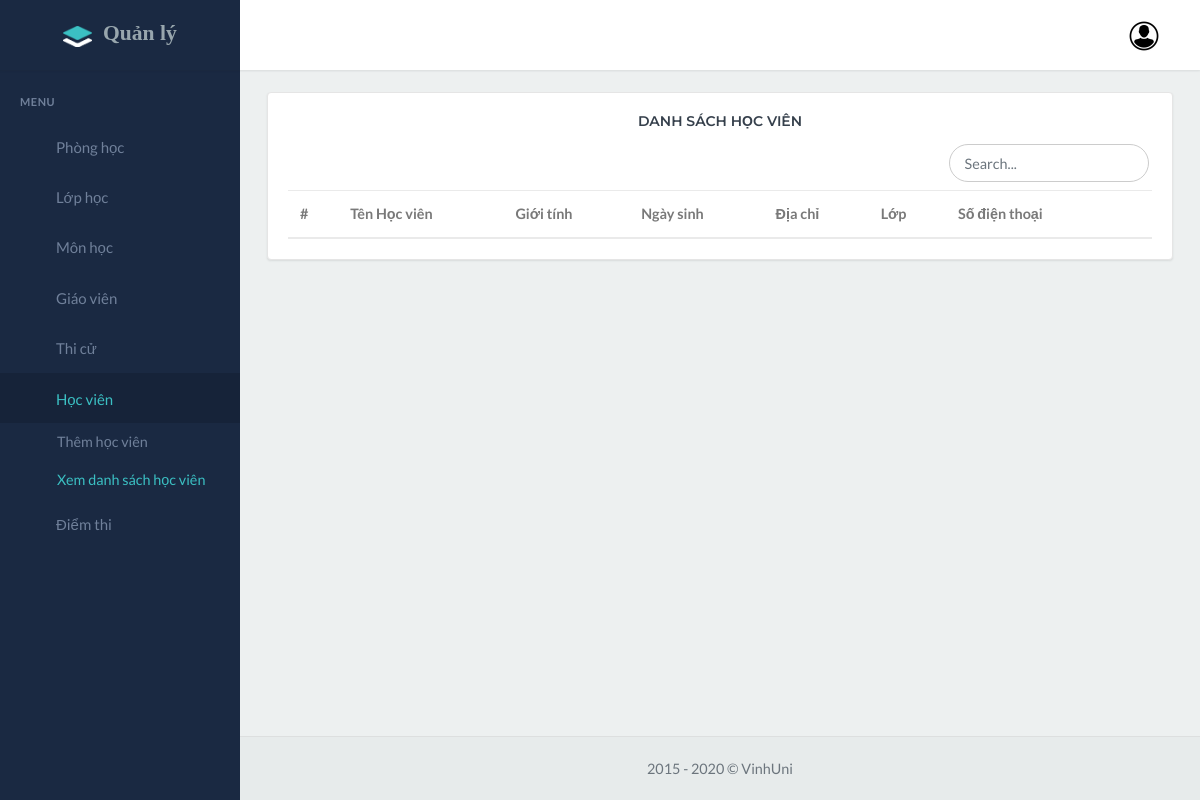
Before: /view_student.php (signed in) with the older database file.
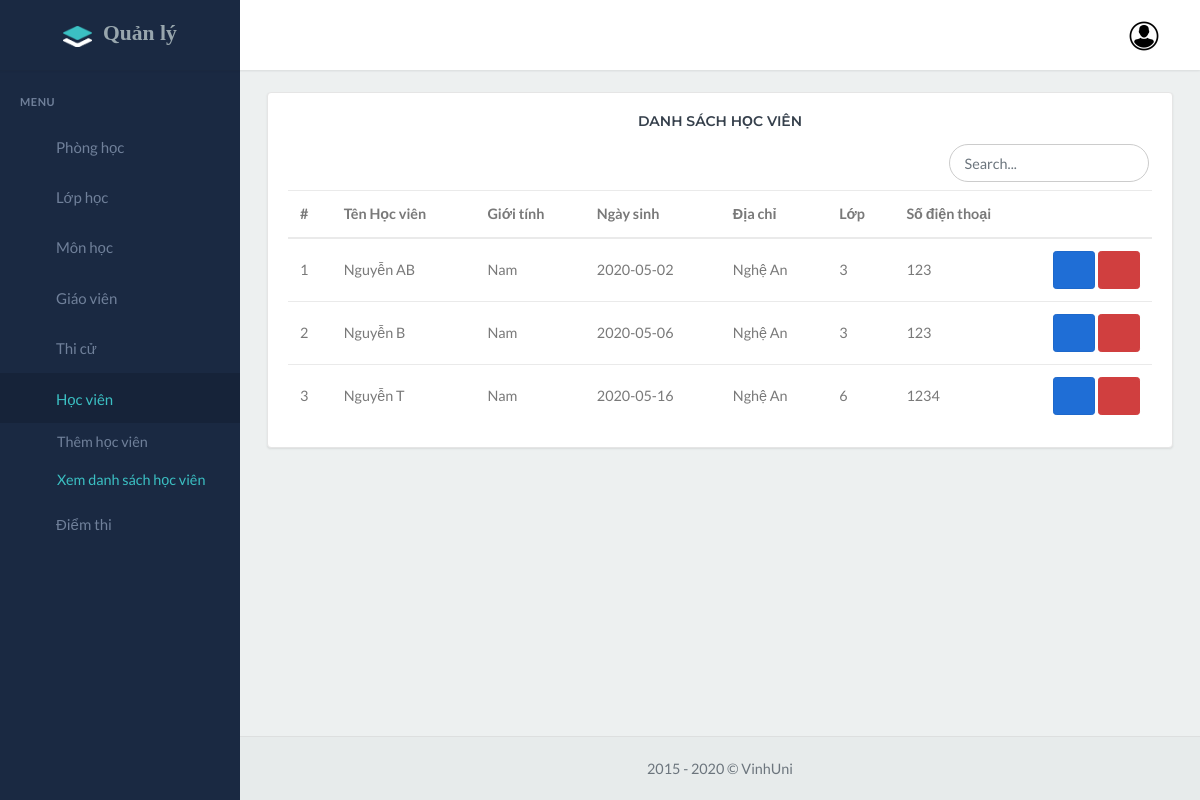
After: the same page with the newer database file.
### tables this page shows
CREATE TABLE `student` (
  `StudentID` int(11) NOT NULL,
  `StudentNumber` varchar(150) NOT NULL,
  `StudentName` varchar(150) NOT NULL,
  `StudentDate` date NOT NULL,
  `gender` varchar(150) NOT NULL,
  `StudentPhone` int(11) NOT NULL,
  `Address` text NOT NULL,
  `HID` int(11) NOT NULL,
  `Images` varchar(150) NOT NULL,
  `CreatedAt` timestamp NOT NULL DEFAULT current_timestamp(),
  `UpdateAt` timestamp NOT NULL DEFAULT current_timestamp()
);

### view_student.php (the view, shortened to what the changed rows need)
<?php
include "database.php";
$s = "select * from student";
$res = $db->query($s);
$class = [];
if ($res->num_rows > 0) {
    while ($r = $res->fetch_assoc()) {
        $class[] = $r;
    }
}
?>
<!DOCTYPE html>
<html>
<head>
    <link href="assets\libs\rickshaw\rickshaw.min.css" rel="stylesheet" type="text/css">
    <link href="assets\css\bootstrap.min.css" rel="stylesheet" type="text/css" id="bootstrap-stylesheet">
    <link href="assets\css\icons.min.css" rel="stylesheet" type="text/css">
    <link href="assets\css\app.min.css" rel="stylesheet" type="text/css" id="app-stylesheet">
</head>
<body>
    <div id="wrapper">
        <?php include "navbar.php"; ?><br>
        <div class="content-page">
            <div class="content">
                <div class="container-fluid">
                    <div class="row">
                        <div class="col-12">
                            <div class="card">
                                <div class="card-body">
                                    <div class="table-responsive">
                                        <table class="table table-centered mb-0 table-nowrap" id="btn-editable">
                                            <thead>
                                                <tr>
                                                    <th>#</th>
                                                    <th>Tên Học viên</th>
                                                    <th>Giới tính</th>
                                                    <th>Ngày sinh</th>
                                                    <th>Địa chỉ</th>
                                                    <th>Lớp</th>
                                                    <th>Số điện thoại</th>
                                                    <th></th>
                                                </tr>
                                            </thead>
                                            <tbody>
                                                <?php $i = 1; ?>
                                                <?php foreach ($class as $value) : ?>
                                                    <tr>
                                                        <td><?php echo ($i) ?></td>
                                                        <td><?php echo $value["StudentName"] ?></td>
                                                        <td><?php echo $value["gender"] ?></td>
                                                        <td><?php echo $value["StudentDate"] ?></td>
                                                        <td><?php echo $value["Address"] ?></td>
                                                        <td><?php echo $value["HID"] ?></td>
                                                        <td><?php echo $value["StudentPhone"] ?></td>
                                                        <td style="white-space: nowrap; width: 1%;">
                                                            <div class="tabledit-toolbar btn-toolbar" style="text-align: left;">
                                                                <div class="btn-group btn-group-sm" style="float: none;">
                                                                    <form method="post">
                                                                        <a type="button" href="edit_student.php?id=<?= $value["StudentID"] ?>" class="tabledit-edit-button btn btn-success tabledit-toolbar active" style="float: none;" data-placement="top" data-toggle="tooltip" data-original-title="Sửa">
                                                                            <i class="fas fa-pencil-alt"></i>
                                                                        </a>
                                                                        <button class="btn btn-danger" name="delete" value="<?= $value["StudentID"] ?>" data-placement="top" data-toggle="tooltip" data-original-title="Xóa">
                                                                            <i class="fas fa-times"></i>
                                                                        </button>
                                                                    </form>
                                                                </div>
                                                            </div>
                                                        </td>
                                                    </tr>
                                                    <?php $i++ ?>
                                                <?php endforeach ?>
                                            </tbody>
                                        </table>
                                    </div>
                                </div>
                            </div>
                        </div>
                    </div>
                </div>
            </div>
        </div>
    </div>
</body>
</html>

Changed rows visible on the page:
added student: StudentName "Nguyễn AB", gender "Nam", StudentDate "2020-05-02", Address "Nghệ An", HID "3", StudentPhone "123"
added student: StudentName "Nguyễn B", gender "Nam", StudentDate "2020-05-06", Address "Nghệ An", HID "3", StudentPhone "123"
added student: StudentName "Nguyễn T", gender "Nam", StudentDate "2020-05-16", Address "Nghệ An", HID "6", StudentPhone "1234"
